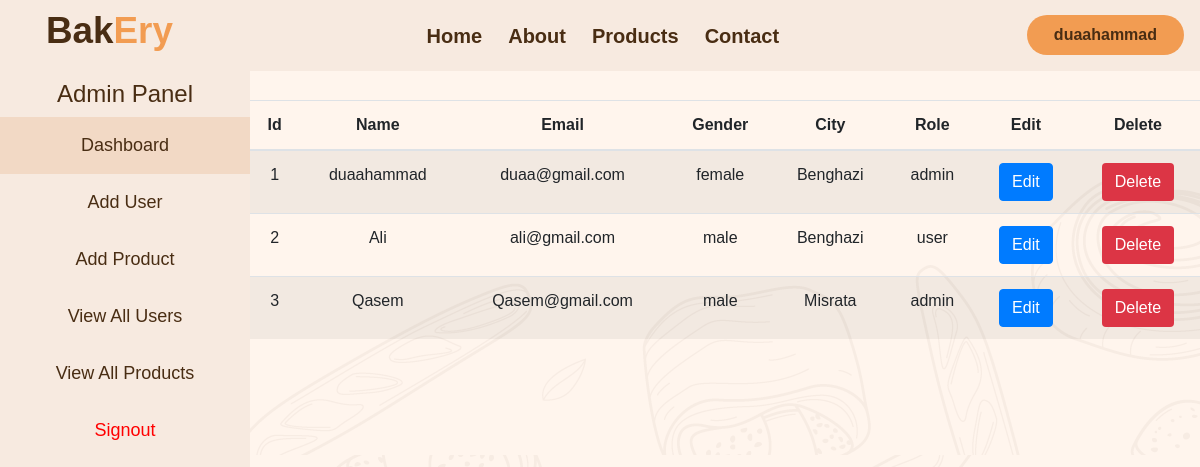
The app's page /view_all_users (signed in), older data.
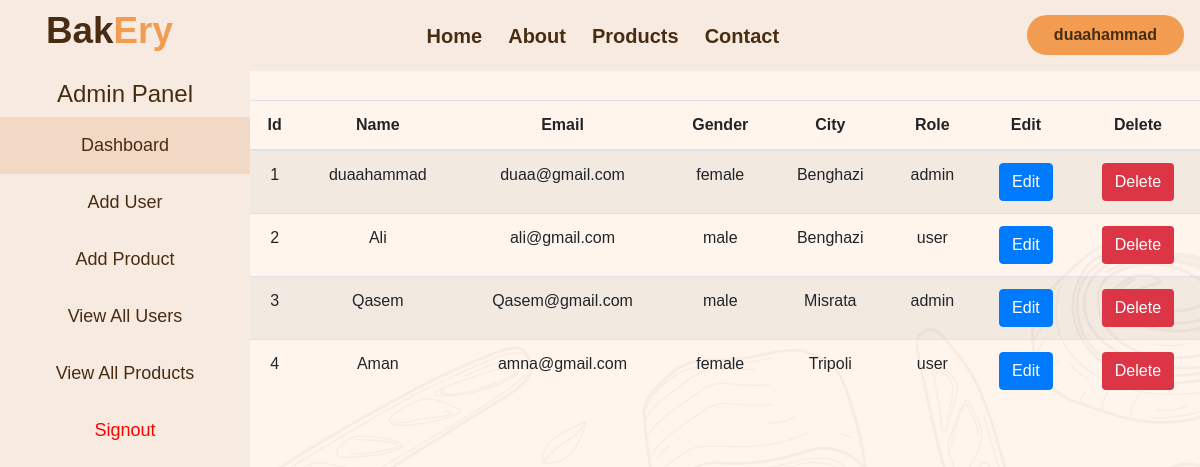
The same page, newer data.
### tables this page shows
CREATE TABLE users_info 
        (id integer primary key autoincrement, 
        name TEXT, 
        email TEXT UNIQUE, 
        password TEXT, 
        gender TEXT, 
        city TEXT,
        role TEXT DEFAULT 'user');

### app.py (the view)
@app.route("/view_all_users")
def view_all_users():
        username = session["username"]
        users = db_management.get_all_users()
        return render_template("dashboard_pages/view_all_users.html", users=users, sentence=username)

### models/db_management.py (called while the page is built)
def get_db():
    db = sqlite3.connect("models/shop.db")
    db.row_factory = sqlite3.Row  # <--returns rows as sqlite3.Row objects (which act like both tuples and dicts)
    return db

def get_all_users():
    db = get_db()
    cur = db.cursor()
    users = cur.execute("SELECT * FROM users_info").fetchall()
    db.close()
    return users

### templates/dashboard_pages/view_all_users.html
{% extends 'layout.html' %}
{% block head_extra %}
<link rel="stylesheet" href="{{ url_for('static', filename='custom/dashboard.css') }}" />
{% endblock %}
{% block content %}
<div class="card-body p-0 table-responsive content margin-top">
    <table class="table table-striped">
        <thead>
            <tr class="text-center">
                <th>Id</th>
                <th>Name</th>
                <th>Email</th>
                <th>Gender</th>
                <th>City</th>
                <th>Role</th>
                <th>Edit</th>
                <th>Delete</th>
            </tr>
        </thead>
            <tbody class="text-center">
                {%for  user in users%}
                    <tr class="align-middle">
                    <td>{{ user[0] }}</td>
                    <td>{{ user[1] }}</td>
                    <td>{{ user[2] }}</td>
                    <td>{{ user[4] }}</td>
                    <td>{{ user[5] }}</td>
                    <td>{{ user[6] }}</td>
                    <td>
                    <a class="btn btn-primary text-white" href="#">Edit</a>
                    </td>
                    <td>
                    <form action="{{url_for('delete_user', user_id=user[0])}}" method="post">
                        <button class="btn bg-danger text-white" type="submit">Delete</button>
                    </form>
                    </td>
                </tr>
                {%endfor%}
        </tbody>
    </table>
</div>
{% endblock %}

### templates/layout.html (shortened to what this page needs)
<!DOCTYPE html>
<html lang="en">
<head>
    <link rel="stylesheet" href="{{ url_for('static', filename='bootstrap/css/bootstrap.min.css') }}">
    <link rel="stylesheet" href="{{ url_for('static', filename='Font Awesome/all.min.css') }}">
    <link rel="stylesheet" href="{{ url_for('static', filename='Fonts/Outfit.css') }}">
    <link rel="stylesheet" href="{{ url_for('static', filename='custom/main.css') }}">
    <link rel="stylesheet" href="{{ url_for('static', filename='custom/dashboard.css') }}">
    {% block head_extra %}{% endblock %}
</head>
<body>
    <nav class="navbar navbar-expand-lg navbar-light main-nav">
        <a class="navbar-brand" href="#">
            <span>Bak</span><span>Ery</span>
        </a>
        <div class="collapse navbar-collapse" id="navbarSupportedContent">
            <ul class="navbar-nav mx-auto">
                <li class="nav-card active">
                    <a class="nav-link" href="{{url_for('index')}}">Home <span class="sr-only">(current)</span></a>
                </li>
                <li class="nav-card">
                    <a class="nav-link" href="#">About</a>
                </li>
                <li class="nav-card">
                    <a class="nav-link" href="#">Products</a>
                </li>
                <li class="nav-card">
                    <a class="nav-link" href="#">Contact</a>
                </li>
            </ul>
            {% set current_endpoint = request.endpoint %}
            {% if username != None %}
            <div class="my-2 my-lg-0">
                <a href="#" class="auth btn my-btn my-2 my-sm-0 d-sm-inline-block">{{ sentence }}</a>
            </div>
            {% else %}
                <div class="my-2 my-lg-0">
                    <a href="{{ url_for('login') }}" class="auth btn my-btn my-2 my-sm-0 d-sm-inline-block">{{ sentence }}</a>
                </div>
            {% endif %}
        </div>
    </nav>
    {% block content %}
    {% endblock %}
<div class="dashboard-page margin-top">
    <div class="sidebar text-center">
        <h4 class="text-center text-light">Admin Panel</h4>
        <a href="{{ url_for('dashboard') }}" class="active">Dashboard</a>
        <a href="{{ url_for('add_user') }}">Add User</a>
        <a href="{{url_for('add_product')}}">Add Product</a>
        <a href="{{url_for('view_all_users')}}">View All Users</a>
        <a href="{{url_for('view_all_products')}}">View All Products</a>
        <a href="{{url_for('logout')}}" class="logout-text">Signout</a>
    </div>
</div>
</body>
</html>

Row changes from the older to the newer data that the page shows:
added users_info: id "4", name "Aman", email "amna@gmail.com", gender "female", city "Tripoli", role "user"
